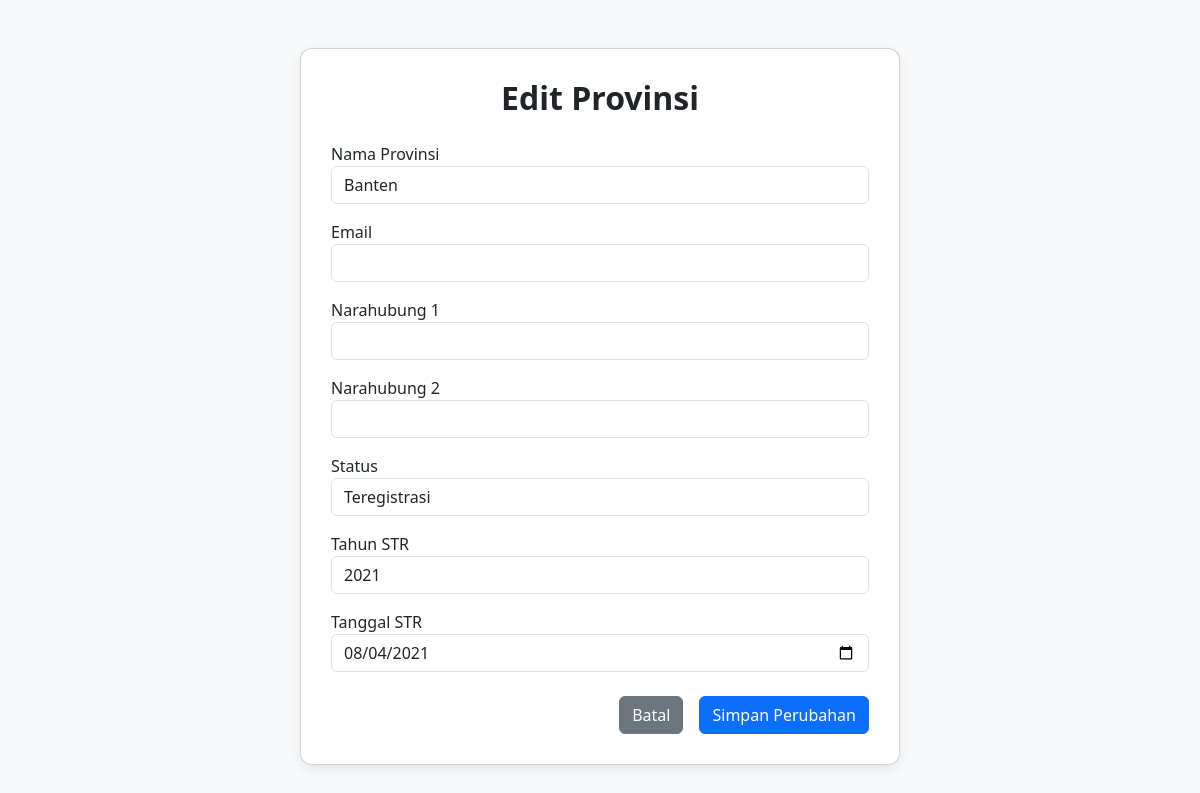
Screenshot of /provinsi_edit.php?id=13 with the database file from the repository.
### tables this page shows
CREATE TABLE `provinsi` (
  `id` int NOT NULL AUTO_INCREMENT,
  `nama` varchar(100) NOT NULL,
  `email` varchar(100) DEFAULT NULL,
  `narahubung1` varchar(100) DEFAULT NULL,
  `narahubung2` varchar(100) DEFAULT NULL,
  `tahunSTR` int DEFAULT NULL,
  `tanggalSTR` date DEFAULT NULL,
  `status` varchar(255) DEFAULT NULL,
  PRIMARY KEY (`id`),
  UNIQUE KEY `nama` (`nama`)
);

### provinsi_edit.php (the view, shortened to what this page needs)
<?php include 'conn.php'; ?>
<?php
$id = $_GET['id'];
$result = $conn->query("SELECT * FROM provinsi WHERE id = $id");
$data = $result->fetch_assoc();
?>
<!DOCTYPE html>
<html>
<head>
    <link href="https://cdn.jsdelivr.net/npm/bootstrap@5.3.0/dist/css/bootstrap.min.css" rel="stylesheet">
</head>
<body>
<div class="container mt-5">
    <div class="card mx-auto" style="max-width: 600px;">
        <h2 class="text-center">Edit Provinsi</h2>
        <form method="POST">
            <div class="mb-3">
                <label>Nama Provinsi</label>
                <input name="nama" type="text" class="form-control" value="<?= htmlspecialchars($data['nama']) ?>" required>
            </div>
            <div class="mb-3">
                <label>Email</label>
                <input name="email" type="email" class="form-control" value="<?= htmlspecialchars($data['email']) ?>">
            </div>
            <div class="mb-3">
                <label>Narahubung 1</label>
                <input name="narahubung1" type="text" class="form-control" value="<?= htmlspecialchars($data['narahubung1']) ?>">
            </div>
            <div class="mb-3">
                <label>Narahubung 2</label>
                <input name="narahubung2" type="text" class="form-control" value="<?= htmlspecialchars($data['narahubung2']) ?>">
            </div>
            <div class="mb-3">
                <label>Status</label>
                <select name="status" class="form-control" required>
                    <?php
                    $statusOptions = ["Teregistrasi", "Terbentuk", "Proses", "-"];
                    foreach ($statusOptions as $s) {
                        $selected = ($data['status'] == $s) ? 'selected' : '';
                        echo "<option value=\"$s\" $selected>$s</option>";
                    }
                    ?>
                </select>
            </div>
            <div class="mb-3">
                <label>Tahun STR</label>
                <input name="tahunSTR" type="number" class="form-control" value="<?= htmlspecialchars($data['tahunSTR']) ?>">
            </div>
            <div class="mb-4">
                <label>Tanggal STR</label>
                <input name="tanggalSTR" type="date" class="form-control" value="<?= htmlspecialchars($data['tanggalSTR']) ?>">
            </div>
            <div class="d-grid gap-2 d-md-flex justify-content-md-end">
                <a href="provinsi.php" class="btn btn-secondary me-2">Batal</a>
                <button type="submit" class="btn btn-primary">Simpan Perubahan</button>
            </div>
        </form>
    </div>
</div>
</body>
</html>

### provinsi_edit.php (style rules this page uses)
body { background-color: #f8f9fa; }
.card { border-radius: 12px; box-shadow: 0 4px 12px rgba(0, 0, 0, 0.08); padding: 30px; }
h2 { font-weight: 600; margin-bottom: 25px; }

### rows the page displays
provinsi: nama "Banten", tahunSTR "2021", tanggalSTR "08/04/2021"

### other values shown
form field status "Teregistrasi"
